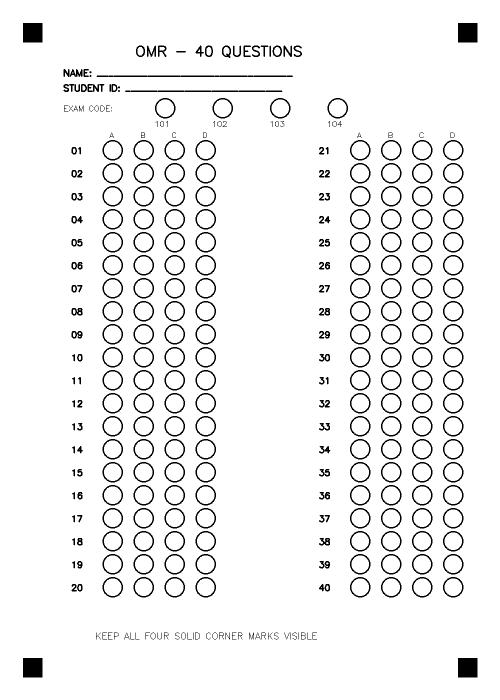
#> input picture OMR_40_v3/mau_phieu_40_cau.png, 1000 x 1400 px (shown at 1/2 size)
$ python -i omr.py   (imports and definitions only)   (older library calls are emulated)
#> lines starting #> are read from the running program, lines starting #| are printed output that depends on the picture; after the words box and inside, x2 and y2 are one past the last pixel; in counts of white or black regions, pixels touching at a corner belong together
"""40-question fixed-layout OMR. No OCR or machine-learning model required."""
from __future__ import annotations

import re
import zlib
import cv2
import numpy as np

W, H = 1000, 1400
LETTERS = 'ABCD'
CODES = ('101', '102', '103', '104')
MARKERS = np.float32([[65, 65], [935, 65], [935, 1335], [65, 1335]])
NUM_QUESTIONS = 40
DEFAULT_KEY = LETTERS * 10
# Mỗi mẫu có tối đa 4 ô mã đề, nhưng có thể tạo không giới hạn nhóm mẫu.
STAMP_Y = 1231
STAMP_START_X = 190
STAMP_STEP = 26
STAMP_LEFT_GUARD = 146
STAMP_RIGHT_GUARD = 824
STAMP_BITS = 24


def normalize_code(value: str) -> str:
    """Giữ nguyên cả số 0 ở đầu: 001, 105, 999."""
    if not isinstance(value, str) or re.fullmatch(r'[0-9]{3}', value.strip()) is None:
        raise ValueError('Mã đề phải gồm đúng 3 chữ số (ví dụ: 105 hoặc 001).')
    return value.strip()


def validate_sheet_codes(codes) -> tuple[str, ...]:
    if not isinstance(codes, (tuple, list)) or not 1 <= len(codes) <= 4:
        raise ValueError('Mỗi mẫu phiếu cần từ 1 đến 4 mã đề.')
    result = tuple(normalize_code(code) for code in codes)
    if len(result) != len(set(result)):
        raise ValueError('Các mã đề trên cùng một phiếu không được trùng nhau.')
    return result


def template_checksum(codes) -> int:
    codes = validate_sheet_codes(codes)
    return zlib.crc32('|'.join(codes).encode('ascii')) & ((1 << STAMP_BITS) - 1)


# [9 lines left out: function _draw_template_stamp, not called in this run]


def _read_template_stamp(binary: np.ndarray) -> int | None:
    def sampled(x: int) -> float:
        return float(np.mean(binary[STAMP_Y-5:STAMP_Y+6, x-5:x+6] > 0))
    guards = [sampled(x) for x in (STAMP_LEFT_GUARD, STAMP_RIGHT_GUARD)]
    # Phiếu mẫu V3 cũ chưa có dấu xác minh. Chỉ chấp nhận loại này với 101–104.
    if max(guards) < .20:
        return None
    if min(guards) < .65:
        raise SheetError('Không đọc được dấu xác minh mẫu phiếu. Hãy chụp rõ toàn bộ phiếu.')
    checksum = 0
    for bit in range(STAMP_BITS):
        ratio = sampled(STAMP_START_X + bit * STAMP_STEP)
        if .20 <= ratio <= .65:
            raise SheetError('Dấu xác minh bị mờ hoặc che. Hãy chụp lại phiếu.')
        if ratio > .65:
            checksum |= 1 << bit
    return checksum

class SheetError(ValueError):
    """A sheet cannot safely be processed."""


def bubble_xy(question: int, option: int) -> tuple[int, int]:
    if not 1 <= question <= NUM_QUESTIONS or not 0 <= option < 4:
        raise ValueError('Vị trí câu/đáp án không hợp lệ')
    col, row = divmod(question - 1, 20)
    return 225 + 495 * col + 62 * option, 300 + row * 46


def code_xy(index: int) -> tuple[int, int]:
    return 330 + index * 115, 216


# [28 lines left out: function blank_sheet, not called in this run]


def image_quality(image: np.ndarray) -> dict:
    if not isinstance(image, np.ndarray) or image.ndim != 3 or image.shape[2] != 3:
        raise SheetError('Ảnh không hợp lệ. Chỉ hỗ trợ ảnh màu JPG/PNG.')
    height, width = image.shape[:2]
    if min(height, width) < 450:
        raise SheetError('Ảnh có độ phân giải quá thấp; cạnh ngắn phải từ 450 px.')
    gray = cv2.cvtColor(image, cv2.COLOR_BGR2GRAY)
    brightness = float(gray.mean())
    contrast = float(gray.std())
    sharpness = float(cv2.Laplacian(gray, cv2.CV_64F).var())
    if brightness < 40:
        raise SheetError('Ảnh quá tối. Hãy chụp lại dưới ánh sáng tốt hơn.')
    if contrast < 12:
        raise SheetError('Ảnh thiếu tương phản hoặc không có nội dung phiếu hợp lệ.')
    if sharpness < 18:
        raise SheetError('Ảnh quá mờ/nhòe. Hãy lấy nét và chụp lại.')
    return {'brightness': round(brightness, 1), 'contrast': round(contrast, 1), 'sharpness': round(sharpness, 1), 'size': f'{width}x{height}'}


def _find_markers(image: np.ndarray) -> np.ndarray:
    """Locate the four corner squares even when a portrait sheet is centred
    inside a landscape webcam frame.

    We score groups of dark, approximately square contours rather than
    assuming the printed sheet reaches all four corners of the *photo*.
    """
    from itertools import combinations

    gray = cv2.cvtColor(image, cv2.COLOR_BGR2GRAY)
    hh, ww = gray.shape
    _, binary = cv2.threshold(
        gray, 0, 255, cv2.THRESH_BINARY_INV + cv2.THRESH_OTSU
    )
    contours, _ = cv2.findContours(
        binary, cv2.RETR_LIST, cv2.CHAIN_APPROX_SIMPLE
    )
    candidates = []
    min_area = max(50., hh * ww * .00004)
    for contour in contours:
        area = float(cv2.contourArea(contour))
        if not (min_area < area < hh * ww * .02):
            continue
        x, y, w, h = cv2.boundingRect(contour)
        if not (.70 < w / max(h, 1) < 1.32 and area / max(w * h, 1) > .74):
            continue
        # Mask just this contour's ROI (not one whole camera-sized mask per
        # possible square). This matters for HD/Full HD live webcam frames.
        mask = np.zeros((h, w), np.uint8)
        cv2.drawContours(mask, [contour], -1, 255, -1, offset=(-x, -y))
        if cv2.mean(gray[y:y+h, x:x+w], mask=mask)[0] > 110:
            continue
        candidates.append((x + w / 2, y + h / 2, area))

    if len(candidates) < 4:
        raise SheetError('Không tìm thấy đủ 4 mốc đen. Hãy chụp trọn tờ phiếu mẫu 40 câu, đủ sáng và rõ nét.')

    # The registration squares are larger than filled answer bubbles and
    # the 24-bit stamp, so first consider the strongest plausible contours.
    candidates.sort(key=lambda c: c[2], reverse=True)
    unique = []
    for cand in candidates:
        if all((cand[0]-other[0])**2 + (cand[1]-other[1])**2 >
               max(6., min(cand[2], other[2])**.5 / 2)**2 for other in unique):
            unique.append(cand)
        if len(unique) >= 18:
            break

    best_points = None
    best_score = -1.
    for group in combinations(unique, 4):
        points = np.float32([(x, y) for x, y, _ in group])
        sums = points[:, 0] + points[:, 1]
        diffs = points[:, 0] - points[:, 1]
        # Order: top-left, top-right, bottom-right, bottom-left.
        order = [int(np.argmin(sums)), int(np.argmax(diffs)),
                 int(np.argmax(sums)), int(np.argmin(diffs))]
        if len(set(order)) != 4:
            continue
        quad = points[order]
        if not cv2.isContourConvex(quad.astype(np.int32)):
            continue
        area = abs(float(cv2.contourArea(quad)))
        # A portrait page inside a 16:9 camera often occupies <35% of
        # the image; insisting on >=35% made live recognition impossible.
        if area < hh * ww * .06:
            continue
        top = float(np.linalg.norm(quad[1] - quad[0]))
        bottom = float(np.linalg.norm(quad[2] - quad[3]))
        left = float(np.linalg.norm(quad[3] - quad[0]))
        right = float(np.linalg.norm(quad[2] - quad[1]))
        if min(top, bottom) < ww * .14 or min(left, right) < hh * .22:
            continue
        aspect = (top + bottom) / (left + right)
        if not .28 < aspect < 1.55:
            continue
        marker_areas = [group[k][2] for k in order]
        ratio = min(marker_areas) / max(marker_areas)
        # Real corner squares have similar size. Filled answer bubbles
        # are considerably smaller; never use them to stand in for a
        # missing registration marker.
        if ratio < .50:
            continue
        # The 38x38 corner squares have area ~0.13% of the 870x1270
        # marker quadrilateral. Keep perspective tolerance but exclude
        # stamp bits, answer bubbles and other black squares.
        if any(not .00065 < a / area < .0045 for a in marker_areas):
            continue
        score = area * ratio**.5
        if score > best_score:
            best_score = score
            best_points = quad

    if best_points is None:
        raise SheetError(
            'Có vùng đen nhưng chưa xác định được 4 mốc của phiếu. '
            'Hãy để phiếu thẳng, đủ 4 góc trong khung, không che mốc và chụp gần hơn.'
        )
    return best_points

def align_sheet(image: np.ndarray) -> np.ndarray:
    image_quality(image)
    source = _find_markers(image)
    homography = cv2.getPerspectiveTransform(source, MARKERS)
    return cv2.warpPerspective(image, homography, (W, H), borderValue=(255, 255, 255))


def fill_ratio(binary: np.ndarray, x: int, y: int) -> float:
    if y < 13 or x < 13 or y + 13 >= binary.shape[0] or x + 13 >= binary.shape[1]:
        raise SheetError('Vị trí ô tô nằm ngoài khung ảnh.')
    yy, xx = np.ogrid[-12:13, -12:13]
    mask = xx * xx + yy * yy <= 144
    values = binary[y-12:y+13, x-12:x+13]
    return float(np.mean(values[mask] > 0))


def classify(ratios, threshold: float = .24, margin: float = .055):
    if len(ratios) != 4 or not 0 < threshold < 1 or margin < 0:
        raise ValueError('Tham số phân loại không hợp lệ.')
    hits = [i for i, ratio in enumerate(ratios) if ratio >= threshold]
    if len(hits) >= 2:
        return 'NHIEU'
    if any(abs(ratio - threshold) < margin for ratio in ratios):
        return 'KHONG_RO'
    if not hits:
        return 'TRONG'
    return hits[0]


def _calibrate_bubble_centers(aligned: np.ndarray) -> dict[tuple[int, int], tuple[int, int]] | None:
    """Find actual printed circle centres after perspective alignment.

    A photographed sheet may still curve, bend, or stretch. Even a 10-25 px
    shift can put the old fixed sampling circle over the outline of a blank
    answer. Use the detected ring centres only if almost the entire 40-question
    template is present; otherwise fall back to original fixed positions.
    """
    gray = cv2.cvtColor(aligned, cv2.COLOR_BGR2GRAY)
    smooth = cv2.GaussianBlur(gray, (5, 5), 1)
    circles = cv2.HoughCircles(
        smooth, cv2.HOUGH_GRADIENT, dp=1.2, minDist=25,
        param1=105, param2=27, minRadius=12, maxRadius=26,
    )
    if circles is None:
        return None

    # q=0 is reserved for the four exam-code bubbles.
    expected = [(0, k, code_xy(k)) for k in range(4)]
    expected.extend((q, k, bubble_xy(q, k))
                    for q in range(1, NUM_QUESTIONS + 1)
                    for k in range(4))
    centers = np.float32([point for _, _, point in expected])
    detected = circles[0, :, :2]
    distances = np.linalg.norm(centers[:, None, :] - detected[None, :, :], axis=2)
    nearest = np.argmin(distances, axis=1)
    offsets = distances[np.arange(len(expected)), nearest]
    matching = offsets < 36

    # Refuse a partial or unreliable circular-grid fit; Hough may also
    # detect random circular objects, text or pencil marks.
    if (not np.all(matching[:4]) or
            np.count_nonzero(matching) < 148 or
            len(set(nearest[matching].tolist())) != np.count_nonzero(matching)):
        return None

    actual = {}
    for index, (q, k, point) in enumerate(expected):
        if matching[index]:
            x, y = np.rint(detected[nearest[index]]).astype(int)
            actual[(q, k)] = (int(x), int(y))
        else:
            actual[(q, k)] = point
    return actual


def recognize(image: np.ndarray, threshold: float = .24, margin: float = .055, codes=CODES):
    codes = validate_sheet_codes(codes)
    aligned = align_sheet(image)
    gray = cv2.cvtColor(aligned, cv2.COLOR_BGR2GRAY)
    binary = cv2.adaptiveThreshold(gray, 255, cv2.ADAPTIVE_THRESH_GAUSSIAN_C, cv2.THRESH_BINARY_INV, 31, 12)
    annotated = aligned.copy()
    stamp = _read_template_stamp(binary)
    if stamp is None and codes != CODES:
        raise SheetError('Đây là mẫu phiếu cũ 101–104 hoặc thiếu dấu xác minh. Hãy in mẫu mới cho nhóm mã đề đã chọn.')
    if stamp is not None and stamp != template_checksum(codes):
        raise SheetError('Sai nhóm mã đề: mẫu phiếu không khớp với nhóm mã đề đã chọn trên giao diện.')
    calibrated = _calibrate_bubble_centers(aligned)
    code_ratios = [
        fill_ratio(binary, *(calibrated[(0, k)] if calibrated else code_xy(k)))
        for k in range(4)
    ]
    code_choice = classify(code_ratios, threshold, margin)
    if not isinstance(code_choice, int):
        raise SheetError('Không đọc được duy nhất mã đề: chưa tô, tô nhiều hoặc tô quá mờ. Không chấm phiếu này.')
    if code_choice >= len(codes):
        raise SheetError('Ô mã đề được tô không thuộc nhóm mã đề trên mẫu phiếu.')
    code = codes[code_choice]
    answers, ratios_by_question = {}, {}
    for question in range(1, NUM_QUESTIONS + 1):
        ratios = [
            fill_ratio(binary, *(calibrated[(question, k)] if calibrated
                                 else bubble_xy(question, k)))
            for k in range(4)
        ]
        choice = classify(ratios, threshold, margin)
        answer = LETTERS[choice] if isinstance(choice, int) else choice
        answers[question] = answer
        ratios_by_question[question] = [round(r, 3) for r in ratios]
        for option in range(4):
            x, y = calibrated[(question, option)] if calibrated else bubble_xy(question, option)
            color = (0, 160, 0) if answer == LETTERS[option] else (0, 165, 255) if answer == 'KHONG_RO' else (175, 175, 175)
            cv2.circle(annotated, (x, y), 22, color, 2)
        if answer in ('TRONG', 'NHIEU', 'KHONG_RO'):
            x, y = calibrated[(question, 0)] if calibrated else bubble_xy(question, 0)
            cv2.putText(annotated, '!', (x-55, y+7), cv2.FONT_HERSHEY_SIMPLEX, .8, (0, 0, 255), 2)
    cv2.putText(annotated, f'CODE: {code}', (130, 120), cv2.FONT_HERSHEY_SIMPLEX, .8, (5, 100, 240), 2)
    return code, answers, ratios_by_question, annotated, aligned


# [27 lines left out: functions normalize_key, grade, not called in this run]


def summary(rows: list[dict]) -> dict[str, int]:
    labels = ('Đúng', 'Sai', 'Bỏ trống', 'Tô nhiều', 'Chưa rõ')
    return {label: sum(r['Kết quả'] == label for r in rows) for label in labels}


# [19 lines left out: function annotate_grading, not called in this run]

>>> import cv2
>>> picture = cv2.imread('mau_phieu_40_cau.png')
#> picture is the input picture: shape (1400, 1000, 3); 94.5% white; 330 black regions (14 under 20 px), largest, box (x1, y1, x2, y2) and area: (46, 46, 85, 85) 1521, (916, 46, 955, 85) 1521, (46, 1316, 85, 1355) 1521
>>> result = recognize(picture)
#> in image_quality, `brightness = float(gray.mean())`: brightness = 240.9
#> in image_quality, `contrast = float(gray.std())`: contrast = 58.24
#> in image_quality, `sharpness = float(cv2.Laplacian(gray, cv2.CV_64F).var())`: sharpness = 9548.7
#> in _find_markers, `_, binary = cv2.threshold( gray, 0, 255, cv2.THRESH_BINARY_INV + cv2.T..`:
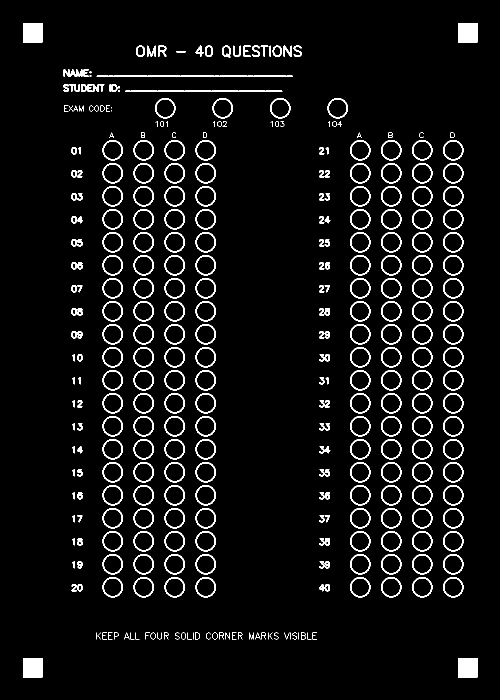
#> binary: shape (1400, 1000) (shown at 1/2 size); 5.5% white; 330 white regions (14 under 20 px)
#> in _find_markers, `contours, _ = cv2.findContours( binary, cv2.RETR_LIST, cv2.CHAIN_APPRO..`: contours = 579 contours, 69 with area under 20; largest, box (x1, y1, x2, y2) and area: (916, 1316, 955, 1355) 1444, (46, 1316, 85, 1355) 1444, (916, 46, 955, 85) 1444, (46, 46, 85, 85) 1444, (886, 1154, 927, 1195) 1258
#> the loop in _find_markers, `for contour in contours:` made 579 passes
#> area on passes 3 to 5: 54.5, 30, 30
#> after the loop in _find_markers, `for contour in contours:`: mask: shape (39, 39); every value is 255
#> after the loop in _find_markers, `for contour in contours:`: candidates = [(935.5, 1335.5, 1444), (65.5, 1335.5, 1444), (229, 176, 144), (168, 176, 143), (935.5, 65.5, 1444), (65.5, 65.5, 1444)]
#> the loop in _find_markers, `for cand in candidates:` made 6 passes
#> after the loop in _find_markers, `for cand in candidates:`: unique = [(935.5, 1335.5, 1444), (65.5, 1335.5, 1444), (935.5, 65.5, 1444), (65.5, 65.5, 1444), (229, 176, 144), (168, 176, 143)]
#> the loop in _find_markers, `for group in combinations(unique, 4):` made 15 passes
#> (sums, diffs, order, area, top, left, right, aspect) on pass 1: ([2271, 1401, 1001, 131], [-400, -1270, 870, 0], [3, 2, 0, 1], 1104900, 870, 1270, 1270, 0.685)
#> (points, sums, diffs, order) on passes 5, 7, 8, 9, 10: ([[935.5, 1335.5], [65.5, 1335.5], [65.5, 65.5], [168, 176]], [2271, 1401, 131, 344], [-400, -1270, 0, -8], [2, 2, 0, 1]), ([[935.5, 1335.5], [935.5, 65.5], [65.5, 65.5], [229, 176]], [2271, 1001, 131, 405], [-400, 870, 0, 53], [2, 1, 0, 0]), ([[935.5, 1335.5], [935.5, 65.5], [65.5, 65.5], [168, 176]], [2271, 1001, 131, 344], [-400, 870, 0, -8], [2, 1, 0, 0]), ([[935.5, 1335.5], [935.5, 65.5], [229, 176], [168, 176]], [2271, 1001, 405, 344], [-400, 870, 53, -8], [3, 1, 0, 0]), ([[935.5, 1335.5], [65.5, 65.5], [229, 176], [168, 176]], [2271, 131, 405, 344], [-400, 0, 53, -8], [1, 2, 0, 0])
#> after the loop in _find_markers, `for group in combinations(unique, 4):`: best_score = 1104900
#> in align_sheet, `source = _find_markers(image)`: source = [[65.5, 65.5], [935.5, 65.5], [935.5, 1335.5], [65.5, 1335.5]]
#> in align_sheet, `homography = cv2.getPerspectiveTransform(source, MARKERS)`: homography = [[1, -6.65e-18, -0.5], [2.2e-18, 1, -0.5], [-6.48e-21, -1.03e-19, 1]]
#> in align_sheet, `return cv2.warpPerspective(image, homography, (W, H), borderValue=(255..`:
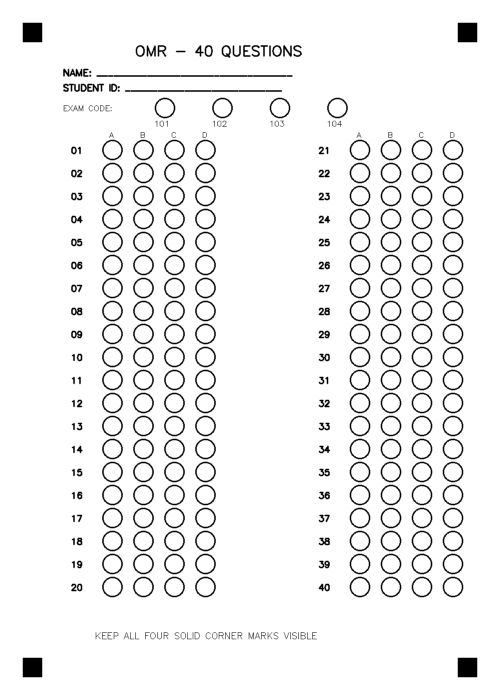
#> returned value: shape (1400, 1000, 3) (shown at 1/2 size); min 0, max 255, mean 240.9
#> in recognize, `binary = cv2.adaptiveThreshold(gray, 255, cv2.ADAPTIVE_THRESH_GAUSSIAN..`:
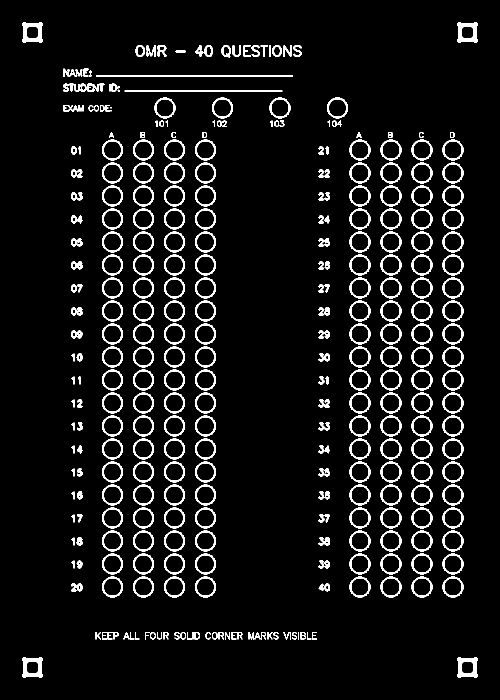
#> binary: shape (1400, 1000) (shown at 1/2 size); 6.8% white; 323 white regions (4 under 20 px), largest, box (x1, y1, x2, y2) and area: (192, 150, 586, 154) 1536, (249, 180, 565, 184) 1236, (45, 45, 85, 85) 1028
#> in _read_template_stamp, `guards = [sampled(x) for x in (STAMP_LEFT_GUARD, STAMP_RIGHT_GUARD)]`: guards = [0, 0]
#> in _calibrate_bubble_centers, `circles = cv2.HoughCircles( smooth, cv2.HOUGH_GRADIENT, dp=1.2, minDis..`: circles = 164 rows, first 8: [329.4, 215.4, 17.4], [348.6, 299.4, 17.4], [348.6, 437.4, 17.4], [348.6, 575.4, 17.4], [348.6, 713.4, 17.4], [348.6, 851.4, 17.4], [348.6, 989.4, 17.4], [348.6, 1127.4, 17.4]
#> in _calibrate_bubble_centers, `detected = circles[0, :, :2]`: detected = 164 pairs, first value 223.8 to 906.6, second value 215.4 to 1173
#> in _calibrate_bubble_centers, `distances = np.linalg.norm(centers[:, None, :] - detected[None, :, :],..`:
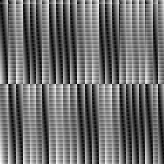
#> distances: shape (164, 164) float32; min 0.2, max 1118.7, mean 476.6; drawn with min black and max white
#> in _calibrate_bubble_centers, `nearest = np.argmin(distances, axis=1)`: nearest = 164 values, max 163 at index 153, min 0 at index 0, mean 81.5
#> in _calibrate_bubble_centers, `offsets = distances[np.arange(len(expected)), nearest]`: offsets = 164 values, max 1.98 at index 93, min 0.2 at index 24, mean 1.12
#> the loop in _calibrate_bubble_centers, `for index, (q, k, point) in enumerate(expected):` made 164 passes
#> (x, y) on passes 1 to 12: (329, 215), (445, 215), (559, 215), (675, 215), (225, 299), (286, 299), (349, 299), (411, 299), (224, 345), (286, 345), (349, 345), (410, 345)
#> after the loop in _calibrate_bubble_centers, `for index, (q, k, point) in enumerate(expected):`: actual = 164 items
#> in fill_ratio, `values = binary[y-12:y+13, x-12:x+13]`:
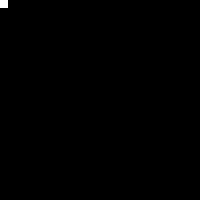
#> values: shape (25, 25) (shown 8 times larger); 0.16% white in thin lines or dots, all inside (x1, y1, x2, y2) = (0, 0, 1, 1)
#> call 2 of fill_ratio, with x = 445, y = 215
#> in fill_ratio (call 2), `yy, xx = np.ogrid[-12:13, -12:13]`: yy = 25 values from -12 to 12
#> in fill_ratio (call 2), `mask = xx * xx + yy * yy <= 144`:
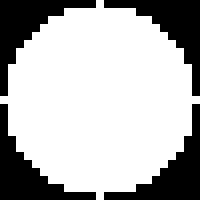
#> mask: shape (25, 25) bool (shown 8 times larger); 70.6% white; 4 black regions, box (x1, y1, x2, y2) and area: (0, 0, 12, 12) 46, (13, 0, 25, 12) 46, (0, 13, 12, 25) 46, (13, 13, 25, 25) 46
#> in fill_ratio (call 2), `values = binary[y-12:y+13, x-12:x+13]`:
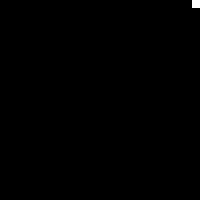
#> values: shape (25, 25) (shown 8 times larger); 0.16% white in thin lines or dots, all inside (x1, y1, x2, y2) = (24, 0, 25, 1)
#> in recognize, `code_ratios = [ fill_ratio(binary, *(calibrated[(0, k)] if calibrated ..`: code_ratios = [0, 0, 0, 0]
#> in classify, `hits = [i for i, ratio in enumerate(ratios) if ratio >= threshold]`: hits = []
#> in recognize, `code_choice = classify(code_ratios, threshold, margin)`: code_choice = 'TRONG'
#> (the run stopped early here; a loop or call above may not have finished)
